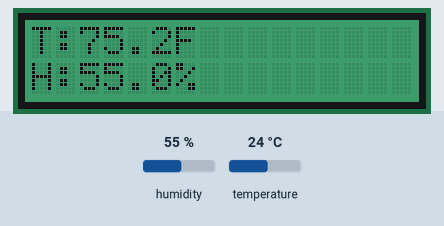
A program run on a simulated Raspberry Pi (BCM pin numbers) with a GrovePi. On the bench: 16×2 character LCD. Inputs (shaded band) come from the test bench; at power-on: humidity 55 %, temperature 24 °C. Files the program writes start out absent; what the program prints to the terminal is not drawn.

Above: at 1.2 s.
1.3 s: humidity set to 22 %
At 3.0 s:
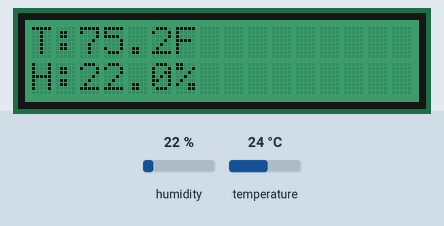
3.3 s: temperature set to 12 °C
At 5.8 s:
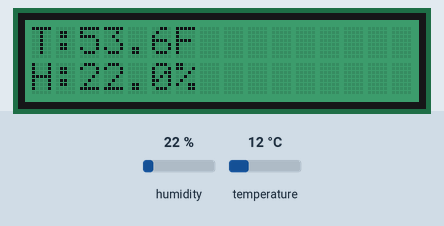
6.2 s: humidity set to 40 %
At 8.5 s:
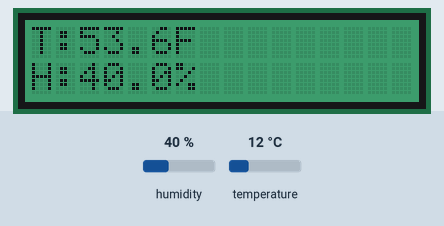
9.0 s: temperature set to 19 °C
At 11.6 s:
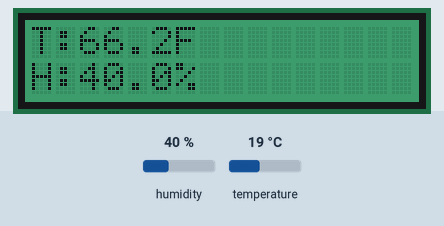
Timing chart, 0 to 12.9 s (numbered marks = the images above; inputs shaded):
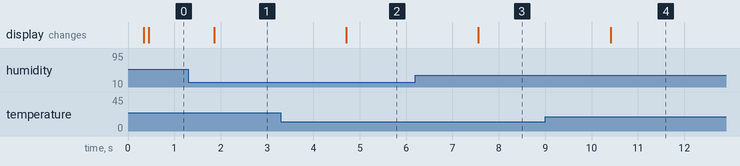

Measured:
- after the input at 1.3 s, the display: changes after 0.56 s (image 1)
- after the input at 3.3 s, the display: changes after 1.4 s (image 2)
- after the input at 6.2 s, the display: changes after 1.4 s (image 3)
- after the input at 9.0 s, the display: changes after 1.4 s (image 4)

The program:

MilestoneTwo.py
```python
import grovepi
import math
import time
from grove_rgb_lcd import *
# Need to import json library
import json

# Connect Grove Temperature & Humidity Sensor Pro to digital port D5
sensor = 7

# temp_humidity_sensor_type
blue = 0 # Blue colored sensor

# Build file path for JSON output
path = '/home/pi/Desktop/'
fileName = 'MilestoneTwo'
ext = '.json'
# Final file path
filePathName = path + fileName + ext

# Create Dictionary object to store weather data
jsonData = {}
jsonData['weather'] = []


while True:

    try:
        # First parameter is port, second parameter is type of sensor
        [temp,humidity] = grovepi.dht(sensor,blue)
        temp = ((temp * 9) / 5.0) + 32 # Conversion of Celcius to Farenheit
        if math.isnan(temp) == False and math.isnan(humidity) == False:
            # Output temp and humidity data to console
            print("temp = %.02f F humidity = %.02f%%"%(temp, humidity))
            # Set t and h to strings of the numbers
            t = str(temp)
            h = str(humidity)
            # Set background for Display
            setRGB(0,128,64)
            # Output temp and humidity data to display
            setText_norefresh("T:" + t + "F   " + "      H:" + h + "%")


        time.sleep(1.0)


    except IOError:
        print("Error")
    # Append dictionary with new data
    jsonData['weather'].append({'temperature': t, 'humidity': h})
    # Write appended dictionary to json file (Overwrite previous file)
    with open(filePathName,'w') as outfile:
        json.dump(jsonData, outfile)
```
